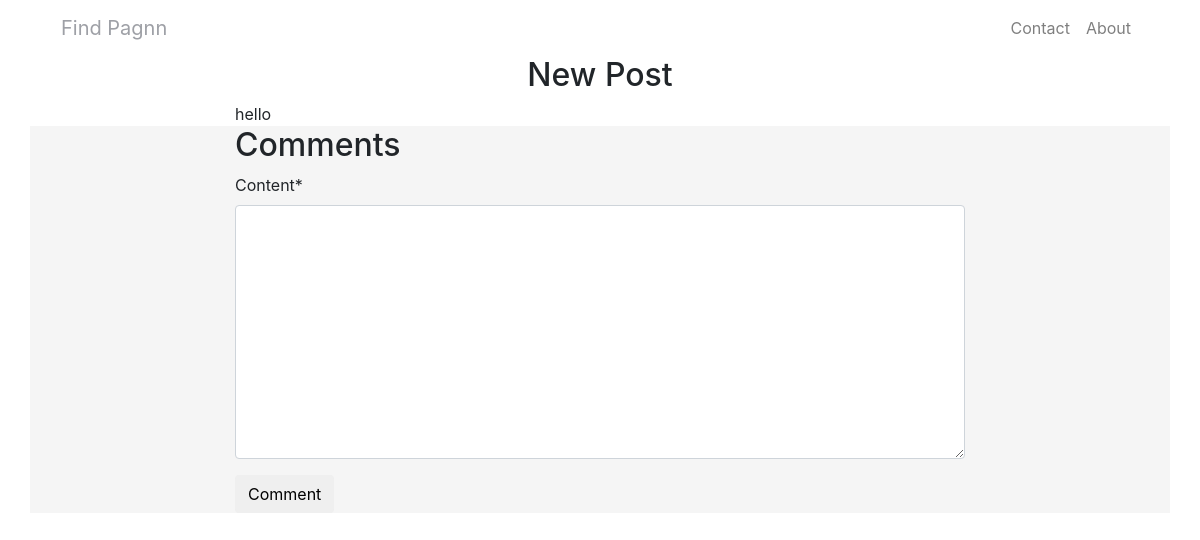
The page /posts/new-post-nbe1/ on the database as committed earlier.
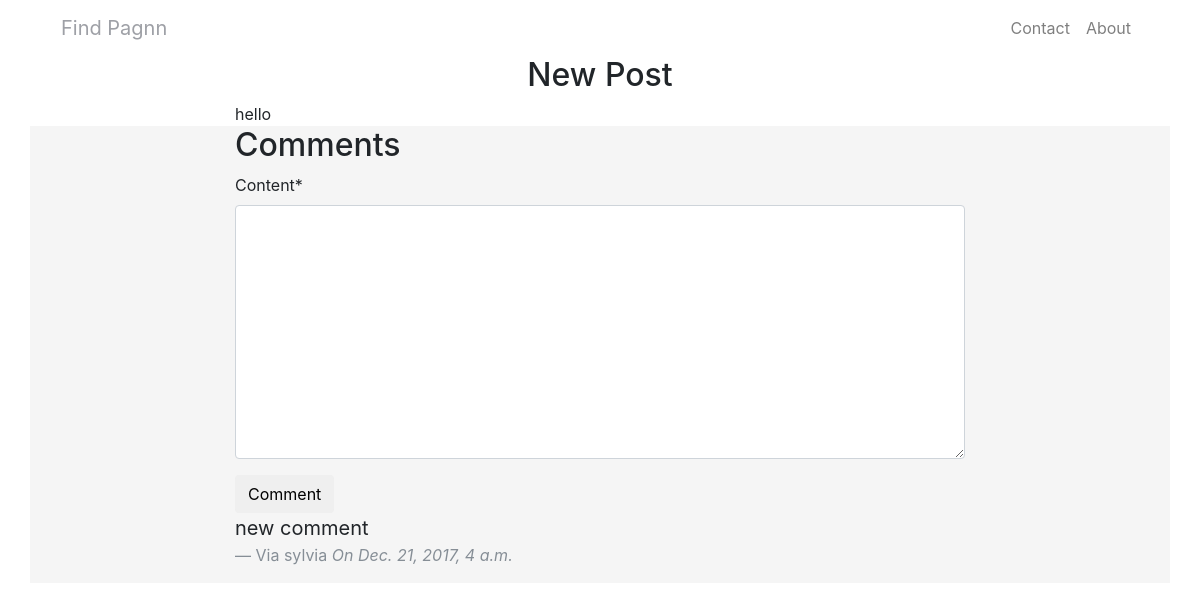
The same page on the database as committed later.
### posts/models.py (models this page shows, shortened)
class Post(models.Model):
	user  = models.ForeignKey(settings.AUTH_USER_MODEL,null=True,blank=True,on_delete=models.SET_NULL)
	title = models.CharField(max_length=120)
	slug  =models.SlugField(unique=True,blank=True)
	image = models.ImageField(upload_to=upload_location,blank=True,null=True,width_field="width_field",height_field="height_field")
	width_field=models.IntegerField(default=0)
	height_field=models.IntegerField(default=0)
	content = models.TextField()
	description = models.CharField(max_length=120)
	timestamp = models.DateTimeField(auto_now_add=True)
	updated = models.DateTimeField(auto_now=True)
	class Meta:
		ordering=['-timestamp','-updated']
	@property
	def comments(self):
		instance=self
		qs=Comment.objects.filter_by_instance(instance)
		return qs

### comments/models.py (models this page shows, shortened)
class Comment(models.Model):
	user = models.ForeignKey(settings.AUTH_USER_MODEL,null=True,blank=True,on_delete=models.SET_NULL)
	content_type = models.ForeignKey(ContentType, on_delete=models.CASCADE,null=True)
	object_id = models.PositiveIntegerField(null=True)
	content_object = GenericForeignKey('content_type', 'object_id')
	content = models.TextField()
	timestamp = models.DateTimeField(auto_now_add=True)
	objects=CommentManager()

### posts/views.py (the view, shortened to what this page needs)
# urls.py: path('<slug:slug>/', PostDetailView.as_view(),name='detail'),
class PostDetailView(DetailView):
	template_name='posts/post_detail.html'
	def get_object(self,*args,**kwargs):
		request=self.request
		slug=self.kwargs.get('slug')
		qs=Post.objects.filter(slug=slug)
		if qs.exists():
			return qs.first()
		return HttpResponse('Post not found.')
	def get_context_data(self,*args,**kwargs):
		context=super(PostDetailView,self).get_context_data(*args,**kwargs)
		instance=context['object']
		comments=Comment.objects.filter_by_instance(instance)
		context['comments']=comments
		commentForm=CommentForm()
		context['commentForm']=commentForm
		return context

### comments/forms.py
class CommentForm(forms.Form):
	content_type=forms.CharField(widget=forms.HiddenInput)
	object_id=forms.IntegerField(widget=forms.HiddenInput)
	content=forms.CharField(widget=forms.Textarea)

### comments/models.py (called while the page is built)
	def filter_by_instance(self,instance):
		object_id=instance.id
		content_type=ContentType.objects.get_for_model(instance.__class__)
		qs=super(CommentManager,self).filter(content_type=content_type,object_id=object_id)
		return qs

### templates/posts/post_detail.html
{% extends 'base.html' %}
{% load crispy_forms_tags %}
{% block content %}
<div class='row'>
	<div class='col-12 col-md-8 col-md-offset-2 mx-auto text-center'>
	<h2>{{ object.title }}</h2>
	</div>
</div>
<div class='row'>
	<div class='col-12 col-md-8 col-md-offset-2 mx-auto'>
		<div class='content-markdown'>
{{ object.content }}
</div>
</div>
</div>
<div class='row' style='background-color: rgba(0,0,0,.04);'>
	<div class='col-12 col-md-8 col-md-offset-2 mx-auto'>
		<h2>Comments</h2>
		<div>
			<form method='POST' action='.'>{% csrf_token %}
				{{ commentForm|crispy }}
				<button class='btn btn-default'>Comment</button>
			</form>
		</div>
		{% if object.comments %}
		{% for comment in object.comments %}
		<blockquote class="blockquote text-left">
  <p class="mb-0">{{ comment.content }}</p>
  <footer class="blockquote-footer">Via {{ comment.user }} <cite title="Source Title">On {{ comment.timestamp }}</cite></footer>
</blockquote>
		{% endfor %}
		{% endif %}
		</div>
	</div>
{% endblock content %}

### templates/base.html (shortened to what this page needs)
{% load static %}
<!doctype html>
<html lang="en">
  <head>
    {% include 'defaults/css.html' %}
  </head>
  <body style='min-height: 800px;'>
    <div class='container'>
      {% include 'nav.html' %}
      {% block content %}
      {% endblock content %}
    </div>
  </body>
</html>

### templates/defaults/css.html
{% load static %}
<link rel="stylesheet" href="{% static 'css/bootstrap.min.css' %}" >
<link rel="stylesheet" href="{% static 'css/font-awesome/css/font-awesome.css' %}" >
<link rel="stylesheet" href="{% static 'css/post.css' %}" >

### templates/nav.html (shortened to what this page needs)
{% url 'contact' as contact_url %}
{% url 'about' as about_url %}
{% load static %}
<nav class="navbar navbar-expand-lg navbar-light bg-white">
  <a class="navbar-brand" href="#" style='color:#9ea0a6;'>Find Pagnn</a>
  <div class="collapse navbar-collapse" id="navbarSupportedContent">
    <ul class="navbar-nav ml-auto">
      <li class="nav-item {% if request.path == contact_url %}active{% endif %}">
        <a class="nav-link " href="{{ contact_url }}">Contact<span class="sr-only">(current)</span></a>
      </li>
      <li class="nav-item {% if request.path == about_url %}active{% endif %}">
        <a class="nav-link" href="{{ about_url }}">About</a>
      </li>
    </ul>
  </div>
</nav>

### templates/defaults/js.html (shortened to what this page needs)
{% load static %}

### static/css/post.css (style rules this page uses)
a { color:black; }

Rows that differ between the two databases and show on the page:
added Comment: content "new comment", user "sylvia", timestamp "Dec. 21, 2017, 4 a.m."
